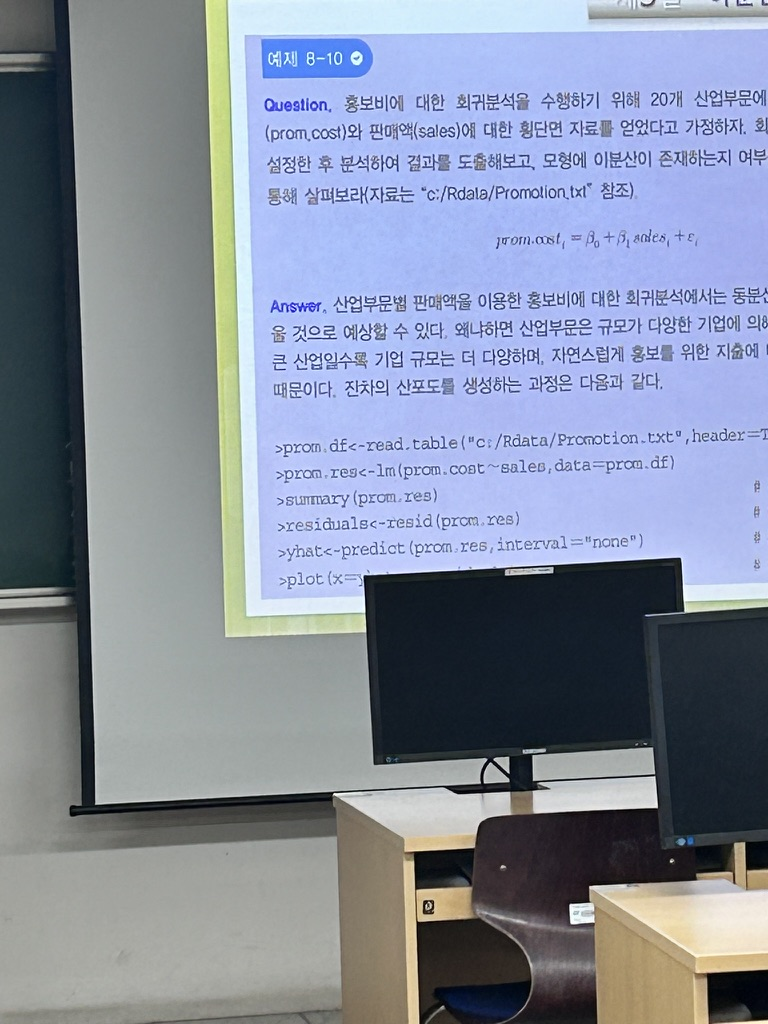
#> input picture frontend/assets/notes/latest-mobile-system-tech-1/007AAE51-3E6A-4047-B4DD-391FE52331AA_1_105_c.jpeg, 768 x 1024 px
$ python -i metrics.py   (imports and definitions only)   (older library calls are emulated)
#> lines starting #> are read from the running program, lines starting #| are printed output that depends on the picture
#> further down, picture is the input picture: shape (1024, 768, 3); mean B, G, R 159.9, 142, 133.7
### img_preprocessing/enhance/image_ops.py
"""Shared image helpers for crop enhancement."""

from __future__ import annotations

from pathlib import Path

import cv2
import numpy as np
from numpy.typing import NDArray


ImageArray = NDArray[np.uint8]


# [10 lines left out: function resize_max_side, not called in this run]


def image_size(image: ImageArray) -> dict[str, int]:
    return {"width": int(image.shape[1]), "height": int(image.shape[0])}


# [4 lines left out: function file_size, not called in this run]


def clamp_int(value: int, min_value: int, max_value: int) -> int:
    return max(min_value, min(max_value, int(value)))


def clamp(value: float, min_value: float, max_value: float) -> float:
    return max(min_value, min(max_value, value))


def pixel_ratio(mask: NDArray[np.bool_]) -> float:
    return float(np.count_nonzero(mask)) / float(mask.size)


# [17 lines left out: functions border_pixels, estimate_illumination, not called in this run]

### img_preprocessing/enhance/metrics.py
"""Quality and enhancement metrics for view images."""

from __future__ import annotations

from typing import Any

import cv2
import numpy as np

from .image_ops import ImageArray, clamp, estimate_illumination


def score_view_image(image_bgr: ImageArray) -> dict[str, Any]:
    gray = cv2.cvtColor(image_bgr, cv2.COLOR_BGR2GRAY)
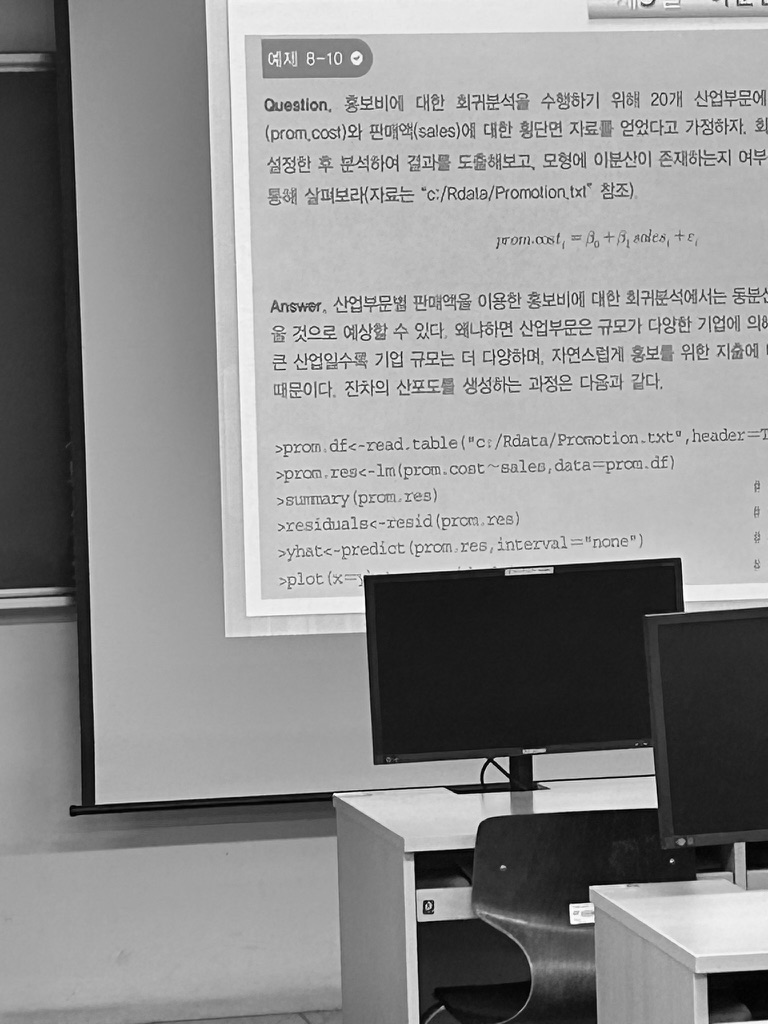
#> gray: shape (1024, 768); min 0, max 255, mean 141.6
    brightness = float(np.mean(gray))
#> brightness = 141.6
    contrast = float(np.std(gray))
#> contrast = 64.72
    sharpness = float(cv2.Laplacian(gray, cv2.CV_64F).var())
#> sharpness = 1328.1
    edges = cv2.Canny(gray, 80, 160)
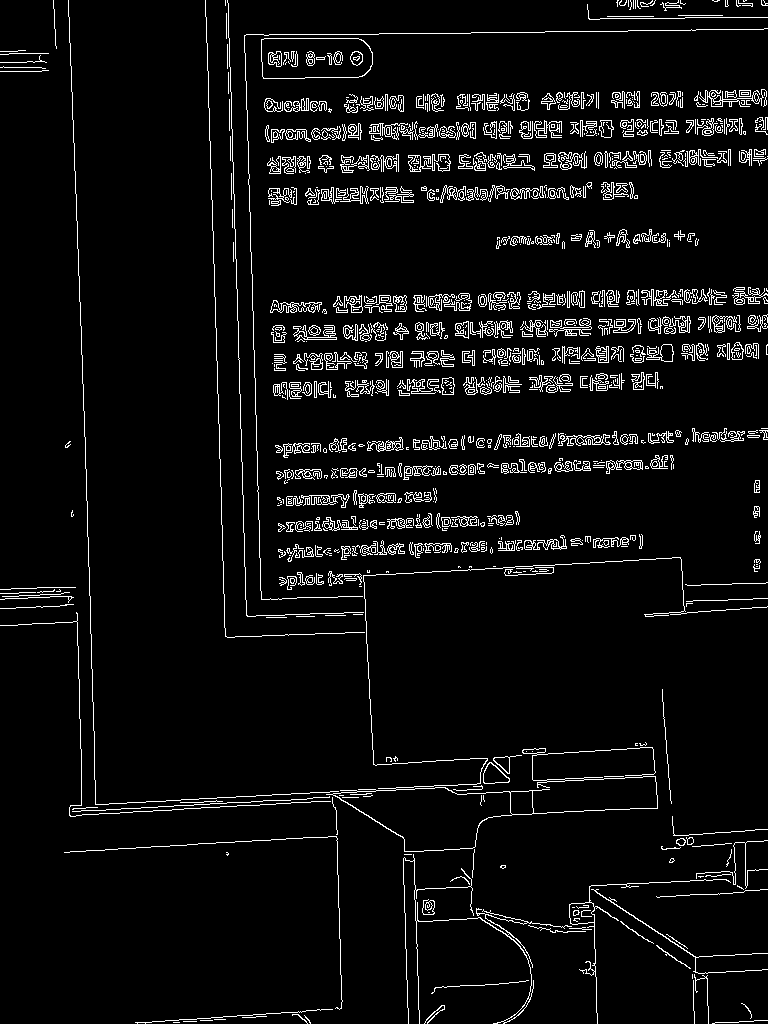
#> edges: shape (1024, 768); 5.4% white in thin lines or dots
    edge_density = float(cv2.countNonZero(edges)) / float(gray.size)
#> edge_density = 0.0542

    brightness_score = _range_score(brightness, 45.0, 95.0, 215.0, 245.0)
#> brightness_score = 1
    contrast_score = _linear_score(contrast, 18.0, 70.0)
#> contrast_score = 0.899
    sharpness_score = _linear_score(np.log1p(sharpness), np.log1p(35.0), np.log1p(650.0))
#> sharpness_score = 1
    detail_score = _range_score(edge_density, 0.002, 0.012, 0.18, 0.32)
#> detail_score = 1

    score = (
        brightness_score * 0.25
        + contrast_score * 0.32
        + sharpness_score * 0.28
        + detail_score * 0.15
    )
#> score = 0.968
    return {
        "score": round(float(score), 4),
        "brightness": round(brightness, 4),
        "contrast": round(contrast, 4),
        "sharpness": round(sharpness, 4),
        "edge_density": round(edge_density, 4),
        "components": {
            "brightness": round(brightness_score, 4),
            "contrast": round(contrast_score, 4),
            "sharpness": round(sharpness_score, 4),
            "detail": round(detail_score, 4),
        },
    }


def quality_metrics(image_bgr: ImageArray) -> dict[str, float]:
    gray = cv2.cvtColor(image_bgr, cv2.COLOR_BGR2GRAY)
    return {
        "brightness": round(float(np.mean(gray)), 4),
        "contrast": round(float(np.std(gray)), 4),
        "sharpness": round(float(cv2.Laplacian(gray, cv2.CV_64F).var()), 4),
    }


def enhancement_metrics(
    before_bgr: ImageArray,
    after_bgr: ImageArray,
    profile: str,
) -> dict[str, float | str]:
    before_gray = cv2.cvtColor(before_bgr, cv2.COLOR_BGR2GRAY)
    after_gray = cv2.cvtColor(after_bgr, cv2.COLOR_BGR2GRAY)
    background_threshold = float(np.percentile(after_gray, 68))
    background_mask = after_gray >= background_threshold
    background_values = after_gray[background_mask] if np.any(background_mask) else after_gray
    before_illumination = estimate_illumination(before_gray)

    return {
        "selected_profile": profile,
        "background_brightness": round(float(np.mean(background_values)), 4),
        "background_white_ratio": round(
            float(np.count_nonzero(after_gray >= 235)) / float(after_gray.size),
            4,
        ),
        "shadow_estimate": round(float(np.std(before_illumination)), 4),
        "contrast_before": round(float(np.std(before_gray)), 4),
        "contrast_after": round(float(np.std(after_gray)), 4),
        "sharpness_before": round(float(cv2.Laplacian(before_gray, cv2.CV_64F).var()), 4),
        "sharpness_after": round(float(cv2.Laplacian(after_gray, cv2.CV_64F).var()), 4),
    }


def _linear_score(value: float, low: float, high: float) -> float:
    if high <= low:
        return 0.0
    return float(clamp((value - low) / (high - low), 0.0, 1.0))


def _range_score(
    value: float,
    low_bad: float,
    low_good: float,
    high_good: float,
    high_bad: float,
) -> float:
    if value <= low_bad or value >= high_bad:
        return 0.0
    if low_good <= value <= high_good:
        return 1.0
    if value < low_good:
        return _linear_score(value, low_bad, low_good)
    return 1.0 - _linear_score(value, high_good, high_bad)

>>> import cv2
>>> picture = cv2.imread('../../frontend/assets/notes/latest-mobile-system-tech-1/007AAE51-3E6A-4047-B4DD-391FE52331AA_1_105_c.jpeg')
>>> result = score_view_image(picture)
#> result = 6 items
